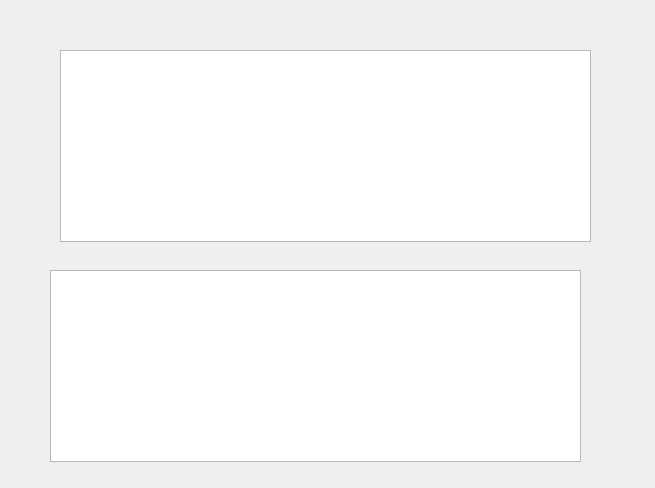
<?xml version="1.0" encoding="UTF-8"?>
<ui version="4.0">
 <class>reminder</class>
 <widget class="QWidget" name="reminder">
  <property name="geometry">
   <rect>
    <x>0</x>
    <y>0</y>
    <width>655</width>
    <height>488</height>
   </rect>
  </property>
  <property name="windowTitle">
   <string>Form</string>
  </property>
  <widget class="QTextBrowser" name="result">
   <property name="geometry">
    <rect>
     <x>60</x>
     <y>50</y>
     <width>531</width>
     <height>192</height>
    </rect>
   </property>
  </widget>
  <widget class="QTextBrowser" name="test">
   <property name="geometry">
    <rect>
     <x>50</x>
     <y>270</y>
     <width>531</width>
     <height>192</height>
    </rect>
   </property>
  </widget>
 </widget>
 <resources/>
 <connections/>
</ui>
